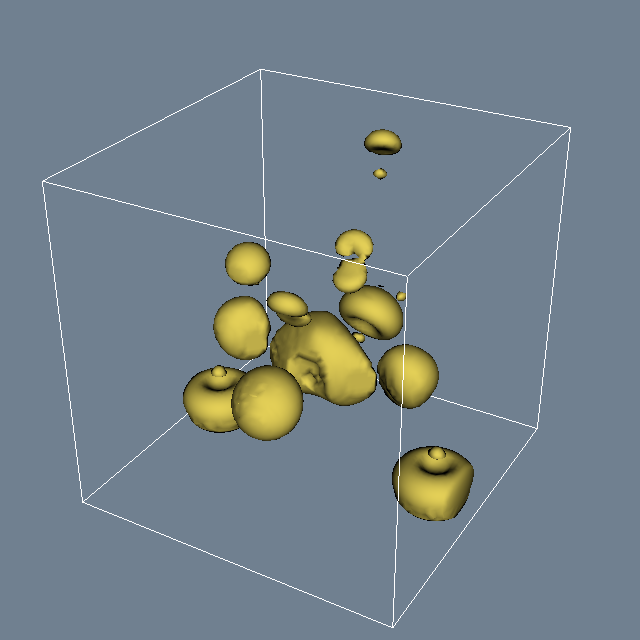

Source code (Python):
#!/usr/bin/env python

# Extract an isosurface from an iron-protein dataset.

import os
from pathlib import Path

# Factory overrides: importing these modules registers the OpenGL rendering
# and interaction style implementations for vtkRenderingCore factory classes.
import vtkmodules.vtkInteractionStyle  # noqa: F401
import vtkmodules.vtkRenderingOpenGL2  # noqa: F401

# VTK pipeline classes used in this example
from vtkmodules.vtkFiltersCore import vtkContourFilter
from vtkmodules.vtkFiltersModeling import vtkOutlineFilter
from vtkmodules.vtkIOLegacy import vtkStructuredPointsReader
from vtkmodules.vtkRenderingCore import (
    vtkActor,
    vtkPolyDataMapper,
    vtkRenderWindow,
    vtkRenderWindowInteractor,
    vtkRenderer,
)

# Colors (normalized RGB)
banana = (0.890, 0.812, 0.341)
slate_gray = (0.439, 0.502, 0.565)

# Data file
data_dir = Path(os.environ.get("VPE_DATA_DIR", Path(__file__).parent))
file_name = str(data_dir / "ironProt.vtk")

# Reader: load the iron-protein volume
reader = vtkStructuredPointsReader()
reader.SetFileName(file_name)

# Filter: extract isosurface at value 128
iso = vtkContourFilter()
iso.SetInputConnection(reader.GetOutputPort())
iso.SetValue(0, 128)

# Mapper: map isosurface to graphics primitives
iso_mapper = vtkPolyDataMapper()
iso_mapper.SetInputConnection(iso.GetOutputPort())
iso_mapper.ScalarVisibilityOff()

# Actor: display the isosurface
iso_actor = vtkActor()
iso_actor.SetMapper(iso_mapper)
iso_actor.GetProperty().SetColor(banana)

# Filter: bounding outline of the volume
outline = vtkOutlineFilter()
outline.SetInputConnection(reader.GetOutputPort())

# Mapper: map outline to graphics primitives
outline_mapper = vtkPolyDataMapper()
outline_mapper.SetInputConnection(outline.GetOutputPort())

# Actor: display the outline
outline_actor = vtkActor()
outline_actor.SetMapper(outline_mapper)

# Renderer: assemble the scene and configure the camera
renderer = vtkRenderer()
renderer.AddActor(outline_actor)
renderer.AddActor(iso_actor)
renderer.SetBackground(slate_gray)

# Window: display the rendered scene
render_window = vtkRenderWindow()
render_window.AddRenderer(renderer)
render_window.SetWindowName("iron iso surface")
render_window.SetMultiSamples(0)
render_window.SetSize(640, 640)

# Scene: configure the camera
renderer.ResetCamera()
renderer.GetActiveCamera().Azimuth(30)
renderer.GetActiveCamera().Elevation(30)

# Interactor: handle mouse and keyboard events
render_window_interactor = vtkRenderWindowInteractor()
render_window_interactor.SetRenderWindow(render_window)

# Launch the interactive visualization
render_window_interactor.Initialize()
render_window_interactor.Start()
